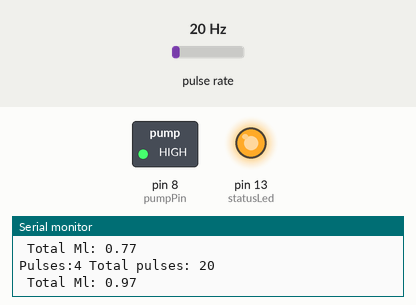
A sketch run on a simulated Arduino Uno, built with avr-gcc and run on an emulated ATmega328P. Parts: switched loads named in the sketch (green lamp = pin HIGH), output pins drawn as LEDs (lit = HIGH), the last lines printed to the serial monitor. Wiring (inferred from the names in the program): pulse sensor: data pin 2. The test bench sets the inputs (shaded band); at power-on: pulse rate 20 Hz.

Above: at 1.2 s.
1.3 s: pulse rate (sensor on pin 2) set to 130 Hz
4.3 s: pulse rate (sensor on pin 2) set to 134 Hz
At 5.1 s:
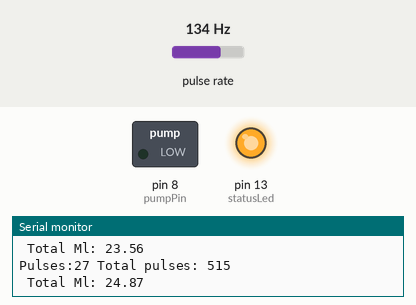
Timing chart, 0 to 7.3 s (numbered marks = the images above; inputs shaded):
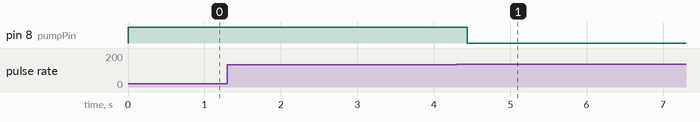

The sketch:

count_ml.ino
```cpp
/*
Liquid flow rate sensor -DIYhacking.com Arvind Sanjeev

Measure the liquid/water flow rate using this code.
Connect Vcc and Gnd of sensor to arduino, and the
signal line to arduino digital pin 2.

 */

byte statusLed    = 13;

byte sensorInterrupt = 0;  // 0 = digital pin 2
byte sensorPin       = 2;
byte pumpPin = 8;
unsigned int targetMl = 20;

// The hall-effect flow sensor outputs approximately 4.5 pulses per second per
// litre/minute of flow.
float calibrationFactor = 1440;

volatile byte pulseCount;

float flowRate;
unsigned int flowMilliLitres;
unsigned long totalMilliLitres;

unsigned long oldTime;
float totalMl = 0;
unsigned int totalPulses;

void setup()
{

  // Initialize a serial connection for reporting values to the host
  Serial.begin(9600);

  // Set up the status LED line as an output
  pinMode(statusLed, OUTPUT);
  digitalWrite(statusLed, HIGH);  // We have an active-low LED attached

  pinMode(sensorPin, INPUT);
  digitalWrite(sensorPin, HIGH);

  pulseCount        = 0;
  flowRate          = 0.0;
  flowMilliLitres   = 0;
  totalMilliLitres  = 0;
  oldTime           = 0;
  totalPulses       = 0;

  // The Hall-effect sensor is connected to pin 2 which uses interrupt 0.
  // Configured to trigger on a FALLING state change (transition from HIGH
  // state to LOW state)
  attachInterrupt(sensorInterrupt, pulseCounter, FALLING);

  pinMode(pumpPin, OUTPUT);
  digitalWrite(pumpPin, HIGH);
}

/**
 * Main program loop
 */
void loop()
{

   if((millis() - oldTime) > 200)    // Only process counters once per second
  {
    // Disable the interrupt while calculating flow rate and sending the value to
    // the host
    detachInterrupt(sensorInterrupt);

    // Because this loop may not complete in exactly 1 second intervals we calculate
    // the number of milliseconds that have passed since the last execution and use
    // that to scale the output. We also apply the calibrationFactor to scale the output
    // based on the number of pulses per second per units of measure (litres/minute in
    // this case) coming from the sensor.
    flowRate = ((1000.0 / (millis() - oldTime)) * pulseCount) / calibrationFactor;
    Serial.print("Pulses:");
    Serial.print(int(pulseCount));
    totalPulses = totalPulses + int(pulseCount);
    Serial.print(" Total pulses: ");
    Serial.println(totalPulses);
    totalMl = totalPulses/20.71;
    Serial.print(" Total Ml: ");
    Serial.println(totalMl);
    if (totalMl > targetMl) {
      digitalWrite(pumpPin, LOW);
    }
    /*
     *
     * 425 100ml
     * 400
     * 440
     * 422
     * 1 ml = 4.22
     * 2179
     * 1860
     * 2456
     * 1808
     * 2053
     * 2071 - 100ml
     * 1ml 20.71
     */

    // Note the time this processing pass was executed. Note that because we've
    // disabled interrupts the millis() function won't actually be incrementing right
    // at this point, but it will still return the value it was set to just before
    // interrupts went away.
    oldTime = millis();

    // Divide the flow rate in litres/minute by 60 to determine how many litres have
    // passed through the sensor in this 1 second interval, then multiply by 1000 to
    // convert to millilitres.
    flowMilliLitres = (flowRate / 60) * 1000;

    // Add the millilitres passed in this second to the cumulative total
    totalMilliLitres += flowMilliLitres;

    unsigned int frac;


    /*
    // Print the flow rate for this second in litres / minute
    Serial.print("Flow rate: ");
    Serial.print(int(flowRate));  // Print the integer part of the variable
    Serial.print("L/min");
    Serial.print("\t");       // Print tab space

    // Print the cumulative total of litres flowed since starting
    Serial.print("Output Liquid Quantity: ");
    Serial.print(totalMilliLitres);
    Serial.println("mL");
    Serial.print("\t");       // Print tab space
  Serial.print(totalMilliLitres/1000);
  Serial.print("L");
    */

    // Reset the pulse counter so we can start incrementing again
    pulseCount = 0;

    // Enable the interrupt again now that we've finished sending output
    attachInterrupt(sensorInterrupt, pulseCounter, FALLING);
  }
}

/*
Insterrupt Service Routine
 */
void pulseCounter()
{
  // Increment the pulse counter
  pulseCount++;
}
```

Measured:
- the behaviour switches between 132 and 133 Hz on pulse rate (sensor on pin 2) (found by bisection; images 0 and 1)
